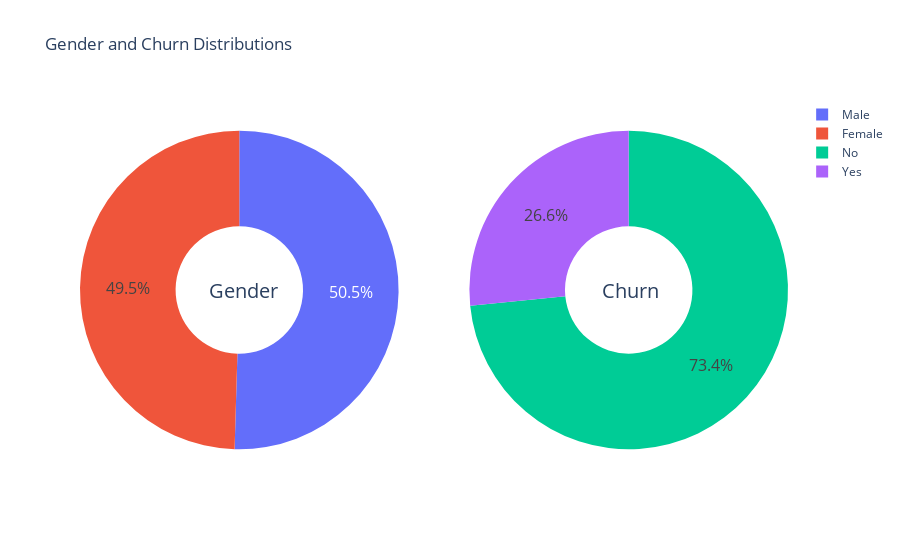

Notebook cell for this chart:
### Markdown cell above
# Data Visualization

### Code cell
g_labels=['Male','Female']
c_labels=['No','Yes']

fig = make_subplots(rows=1, cols=2, specs=[[{'type':'domain'},{'type':'domain'}]])
fig.add_trace(go.Pie(labels=g_labels,values=df['gender'].value_counts(),name='Gender'),1,1)
fig.add_trace(go.Pie(labels=c_labels, values=df['Churn'].value_counts(),name='Churn'),1,2)

#creating donut like pie chart
fig.update_traces(hole=.4, hoverinfo='label+percent+name', textfont_size=16)

fig.update_layout(
    title_text = "Gender and Churn Distributions",
    #Add annotations in the center of the donut pies
    annotations= [dict(text="Gender",x=0.18, y=0.5, font_size=20, showarrow=False),
                  dict(text='Churn', x=0.82, y=0.5, font_size=20, showarrow=False)] 
)
fig.show()

### Figure 1 — Plotly figure (JSON) as saved in the notebook; plotly's stock layout.template omitted (floating-point values rounded to 4 significant figures)
{"data": [{"domain": {"x": [0, 0.45], "y": [0, 1]}, "hole": 0.4, "hoverinfo": "label+percent+name", "labels": ["Male", "Female"], "name": "Gender", "textfont": {"size": 16}, "type": "pie", "values": [3549, 3483]}, {"domain": {"x": [0.55, 1], "y": [0, 1]}, "hole": 0.4, "hoverinfo": "label+percent+name", "labels": ["No", "Yes"], "name": "Churn", "textfont": {"size": 16}, "type": "pie", "values": [5163, 1869]}], "layout": {"annotations": [{"font": {"size": 20}, "showarrow": false, "text": "Gender", "x": 0.18, "y": 0.5}, {"font": {"size": 20}, "showarrow": false, "text": "Churn", "x": 0.82, "y": 0.5}], "title": {"text": "Gender and Churn Distributions"}}}
